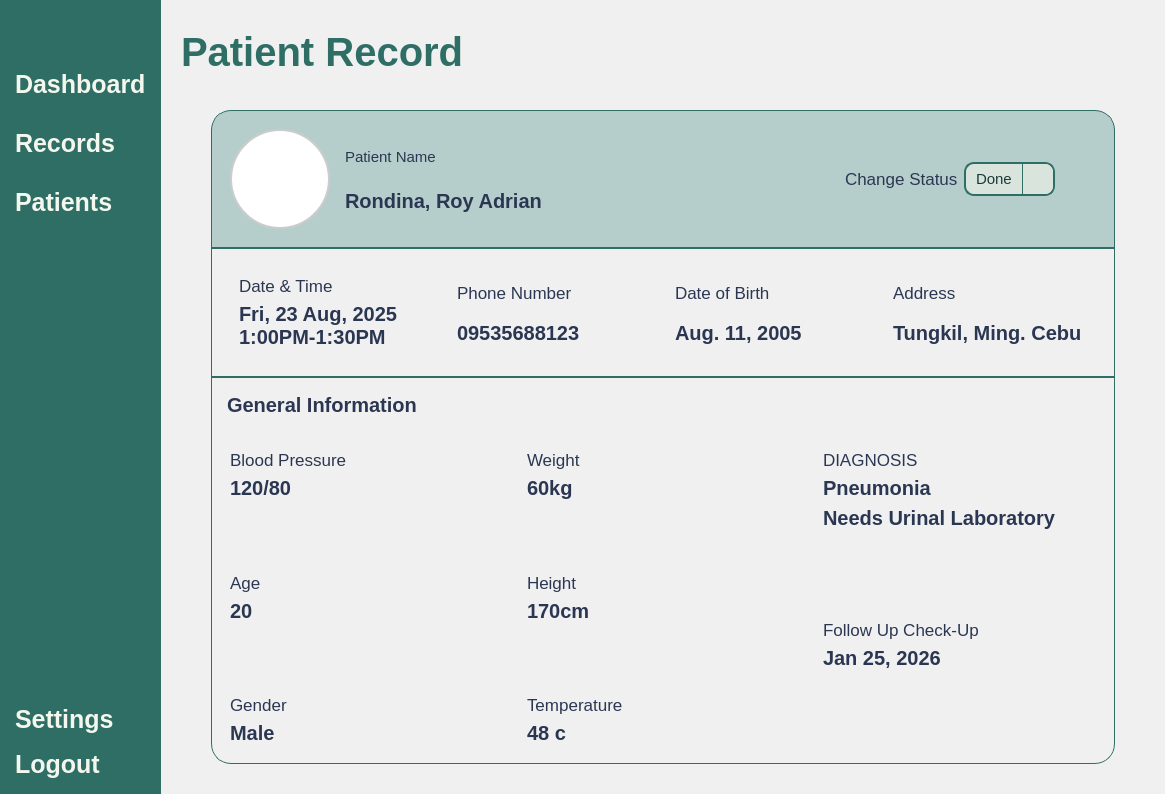
<?xml version="1.0" encoding="UTF-8"?>
<ui version="4.0">
 <class>MainWindow</class>
 <widget class="QMainWindow" name="MainWindow">
  <property name="geometry">
   <rect>
    <x>0</x>
    <y>0</y>
    <width>1165</width>
    <height>794</height>
   </rect>
  </property>
  <property name="windowTitle">
   <string>MainWindow</string>
  </property>
  <property name="styleSheet">
   <string notr="true">*{
	padding: 0px;
	margin: 0px;
	border: 0px;
}
QPushButton {
	font: 900 10pt &quot;Satoshi Black&quot;;
	background-color: transparent;
 	border-radius: 10px;
	font-weight: bold;
	font-size: 25px;
	color: #F4F7ED;
	text-align: left;
	padding: 5px 5px;
}
#NavBar {
    background-color: #2E6E65;
}
QLabel {
	font: 900 10pt &quot;Satoshi Black&quot;;
	font-size: 20px;
	font-weight: bold;
	color: #2E6E65;
	qproperty-alignment: 'AlignLeft';
    qproperty-wordWrap: true;
	background: transparent;
}
</string>
  </property>
  <widget class="QWidget" name="centralwidget">
   <layout class="QHBoxLayout" name="horizontalLayout">
    <property name="spacing">
     <number>0</number>
    </property>
    <property name="leftMargin">
     <number>0</number>
    </property>
    <property name="topMargin">
     <number>0</number>
    </property>
    <property name="rightMargin">
     <number>0</number>
    </property>
    <property name="bottomMargin">
     <number>0</number>
    </property>
    <item>
     <widget class="QWidget" name="NavBar" native="true">
      <property name="sizePolicy">
       <sizepolicy hsizetype="Preferred" vsizetype="Expanding">
        <horstretch>0</horstretch>
        <verstretch>0</verstretch>
       </sizepolicy>
      </property>
      <layout class="QVBoxLayout" name="verticalLayout_3">
       <property name="spacing">
        <number>6</number>
       </property>
       <property name="leftMargin">
        <number>10</number>
       </property>
       <property name="topMargin">
        <number>10</number>
       </property>
       <property name="rightMargin">
        <number>10</number>
       </property>
       <property name="bottomMargin">
        <number>10</number>
       </property>
       <item>
        <widget class="QPushButton" name="DashBoardButton_2">
         <property name="text">
          <string/>
         </property>
         <property name="icon">
          <iconset>
           <normaloff>:/icons/icons/align-justify.svg</normaloff>:/icons/icons/align-justify.svg</iconset>
         </property>
         <property name="iconSize">
          <size>
           <width>40</width>
           <height>40</height>
          </size>
         </property>
        </widget>
       </item>
       <item>
        <spacer name="verticalSpacer_3">
         <property name="orientation">
          <enum>Qt::Vertical</enum>
         </property>
         <property name="sizeType">
          <enum>QSizePolicy::Fixed</enum>
         </property>
         <property name="sizeHint" stdset="0">
          <size>
           <width>20</width>
           <height>10</height>
          </size>
         </property>
        </spacer>
       </item>
       <item>
        <layout class="QVBoxLayout" name="MainButtons_2">
         <property name="spacing">
          <number>20</number>
         </property>
         <property name="sizeConstraint">
          <enum>QLayout::SetNoConstraint</enum>
         </property>
         <item>
          <widget class="QPushButton" name="pushButton_6">
           <property name="text">
            <string>Dashboard</string>
           </property>
           <property name="icon">
            <iconset>
             <normaloff>:/icons/icons/layout-dashboard.svg</normaloff>:/icons/icons/layout-dashboard.svg</iconset>
           </property>
           <property name="iconSize">
            <size>
             <width>40</width>
             <height>40</height>
            </size>
           </property>
          </widget>
         </item>
         <item>
          <widget class="QPushButton" name="pushButton_7">
           <property name="text">
            <string>Records</string>
           </property>
           <property name="icon">
            <iconset>
             <normaloff>:/icons/icons/file-text.svg</normaloff>:/icons/icons/file-text.svg</iconset>
           </property>
           <property name="iconSize">
            <size>
             <width>40</width>
             <height>40</height>
            </size>
           </property>
          </widget>
         </item>
         <item>
          <widget class="QPushButton" name="pushButton_8">
           <property name="text">
            <string>Patients</string>
           </property>
           <property name="icon">
            <iconset>
             <normaloff>:/icons/icons/user-round-pen.svg</normaloff>:/icons/icons/user-round-pen.svg</iconset>
           </property>
           <property name="iconSize">
            <size>
             <width>40</width>
             <height>40</height>
            </size>
           </property>
          </widget>
         </item>
        </layout>
       </item>
       <item>
        <spacer name="verticalSpacer_4">
         <property name="orientation">
          <enum>Qt::Vertical</enum>
         </property>
         <property name="sizeType">
          <enum>QSizePolicy::Expanding</enum>
         </property>
         <property name="sizeHint" stdset="0">
          <size>
           <width>20</width>
           <height>40</height>
          </size>
         </property>
        </spacer>
       </item>
       <item>
        <layout class="QVBoxLayout" name="verticalLayout_4">
         <property name="sizeConstraint">
          <enum>QLayout::SetNoConstraint</enum>
         </property>
         <item>
          <widget class="QPushButton" name="pushButton_9">
           <property name="text">
            <string>Settings</string>
           </property>
           <property name="icon">
            <iconset>
             <normaloff>:/icons/icons/user-round-cog.svg</normaloff>:/icons/icons/user-round-cog.svg</iconset>
           </property>
           <property name="iconSize">
            <size>
             <width>40</width>
             <height>40</height>
            </size>
           </property>
          </widget>
         </item>
         <item>
          <widget class="QPushButton" name="pushButton_10">
           <property name="text">
            <string>Logout</string>
           </property>
           <property name="icon">
            <iconset>
             <normaloff>:/icons/icons/log-out.svg</normaloff>:/icons/icons/log-out.svg</iconset>
           </property>
           <property name="iconSize">
            <size>
             <width>40</width>
             <height>40</height>
            </size>
           </property>
          </widget>
         </item>
        </layout>
       </item>
      </layout>
     </widget>
    </item>
    <item>
     <widget class="QWidget" name="MainBodyContainer" native="true">
      <property name="sizePolicy">
       <sizepolicy hsizetype="Expanding" vsizetype="Preferred">
        <horstretch>0</horstretch>
        <verstretch>0</verstretch>
       </sizepolicy>
      </property>
      <property name="styleSheet">
       <string notr="true">#MainBodyContainer {
	background-color: #f0f0f0;
}

#Header {
	padding: 20px 20px;
}
QLabel {
    padding: 0px;
}
#UserType {
	font: 300 10pt &quot;Lexend Light&quot;;
	font-size: 15px;
	color: #2B3752;
}
#UserName {
	font: 600 10pt &quot;Lexend SemiBold&quot;;
	font-size: 20px;
	color: #2B3752;
}
#InterfaceTitle{
	font-size: 40px;
}
QGraphicsView {
    border: 2px solid #ccc;
    border-radius: 25px;
    background: white;
}

QComboBox {
    background-color: #2E6E65;
    font-size: 15px;
    color: #1b3b3a;
    border-radius: 10px;
    padding: 5px 10px;
    border: 1px solid #2E6E65;
}

QComboBox::drop-down {
    background: transparent;
    border: none;
    width: 20px;
}



</string>
      </property>
      <layout class="QVBoxLayout" name="verticalLayout_2">
       <property name="leftMargin">
        <number>0</number>
       </property>
       <property name="topMargin">
        <number>9</number>
       </property>
       <property name="rightMargin">
        <number>0</number>
       </property>
       <property name="bottomMargin">
        <number>0</number>
       </property>
       <item>
        <widget class="QFrame" name="Header">
         <property name="frameShape">
          <enum>QFrame::StyledPanel</enum>
         </property>
         <property name="frameShadow">
          <enum>QFrame::Raised</enum>
         </property>
         <layout class="QVBoxLayout" name="verticalLayout">
          <property name="leftMargin">
           <number>0</number>
          </property>
          <property name="topMargin">
           <number>0</number>
          </property>
          <property name="rightMargin">
           <number>0</number>
          </property>
          <property name="bottomMargin">
           <number>0</number>
          </property>
          <item>
           <widget class="QLabel" name="InterfaceTitle">
            <property name="text">
             <string>Patient Record</string>
            </property>
           </widget>
          </item>
         </layout>
        </widget>
       </item>
       <item>
        <widget class="QFrame" name="MainBody">
         <property name="sizePolicy">
          <sizepolicy hsizetype="Preferred" vsizetype="Expanding">
           <horstretch>0</horstretch>
           <verstretch>0</verstretch>
          </sizepolicy>
         </property>
         <property name="styleSheet">
          <string notr="true">#Info {
	background-color: #b5cecb;
	 border: 1px solid #2E6E65;
	/*border-radius: 20px;*/
}

#Label {
	font-size: 15px;
	font-weight: 300;
}

#Label, #PatName {
	color: #2b3752;
}

#Status {
	color: #2b3752;
	font-weight: 300;
	font-size: 17px;
	text-align: center;
}

#Info {
	border-top-left-radius: 20px;
	border-top-right-radius: 20px;
}

#PatRecord {
	 border: 1px solid #2E6E65;
}

#GenInfo {
	border: 1px solid #2E6E65;
	border-bottom-left-radius: 20px;
	border-bottom-right-radius: 20px;
}</string>
         </property>
         <property name="frameShape">
          <enum>QFrame::StyledPanel</enum>
         </property>
         <property name="frameShadow">
          <enum>QFrame::Raised</enum>
         </property>
         <layout class="QVBoxLayout" name="verticalLayout_5">
          <property name="spacing">
           <number>0</number>
          </property>
          <property name="leftMargin">
           <number>50</number>
          </property>
          <property name="rightMargin">
           <number>50</number>
          </property>
          <property name="bottomMargin">
           <number>30</number>
          </property>
          <item>
           <widget class="QFrame" name="Info">
            <property name="styleSheet">
             <string notr="true"/>
            </property>
            <property name="frameShape">
             <enum>QFrame::StyledPanel</enum>
            </property>
            <property name="frameShadow">
             <enum>QFrame::Raised</enum>
            </property>
            <layout class="QHBoxLayout" name="horizontalLayout_2">
             <property name="rightMargin">
              <number>50</number>
             </property>
             <item>
              <widget class="QFrame" name="frame_4">
               <property name="frameShape">
                <enum>QFrame::StyledPanel</enum>
               </property>
               <property name="frameShadow">
                <enum>QFrame::Raised</enum>
               </property>
               <layout class="QHBoxLayout" name="horizontalLayout_6">
                <item>
                 <widget class="QGraphicsView" name="ProfilePic">
                  <property name="sizePolicy">
                   <sizepolicy hsizetype="Maximum" vsizetype="Maximum">
                    <horstretch>0</horstretch>
                    <verstretch>0</verstretch>
                   </sizepolicy>
                  </property>
                  <property name="maximumSize">
                   <size>
                    <width>100</width>
                    <height>100</height>
                   </size>
                  </property>
                  <property name="styleSheet">
                   <string notr="true">#ProfilePic {
	border-radius: 50px;
}</string>
                  </property>
                 </widget>
                </item>
                <item>
                 <widget class="QFrame" name="PatInfo">
                  <property name="frameShape">
                   <enum>QFrame::StyledPanel</enum>
                  </property>
                  <property name="frameShadow">
                   <enum>QFrame::Raised</enum>
                  </property>
                  <layout class="QVBoxLayout" name="verticalLayout_6">
                   <item>
                    <widget class="QLabel" name="Label">
                     <property name="text">
                      <string>Patient Name</string>
                     </property>
                    </widget>
                   </item>
                   <item>
                    <widget class="QLabel" name="PatName">
                     <property name="text">
                      <string>Rondina, Roy Adrian</string>
                     </property>
                    </widget>
                   </item>
                  </layout>
                 </widget>
                </item>
               </layout>
              </widget>
             </item>
             <item alignment="Qt::AlignVCenter">
              <widget class="QFrame" name="PatStatus">
               <property name="sizePolicy">
                <sizepolicy hsizetype="Preferred" vsizetype="Preferred">
                 <horstretch>0</horstretch>
                 <verstretch>0</verstretch>
                </sizepolicy>
               </property>
               <property name="frameShape">
                <enum>QFrame::StyledPanel</enum>
               </property>
               <property name="frameShadow">
                <enum>QFrame::Raised</enum>
               </property>
               <layout class="QHBoxLayout" name="horizontalLayout_3">
                <item>
                 <spacer name="horizontalSpacer">
                  <property name="orientation">
                   <enum>Qt::Horizontal</enum>
                  </property>
                  <property name="sizeHint" stdset="0">
                   <size>
                    <width>40</width>
                    <height>20</height>
                   </size>
                  </property>
                 </spacer>
                </item>
                <item alignment="Qt::AlignHCenter|Qt::AlignVCenter">
                 <widget class="QLabel" name="Status">
                  <property name="sizePolicy">
                   <sizepolicy hsizetype="Minimum" vsizetype="Minimum">
                    <horstretch>0</horstretch>
                    <verstretch>0</verstretch>
                   </sizepolicy>
                  </property>
                  <property name="text">
                   <string>Change Status</string>
                  </property>
                  <property name="alignment">
                   <set>Qt::AlignLeading</set>
                  </property>
                 </widget>
                </item>
                <item>
                 <widget class="QComboBox" name="StatusBox">
                  <property name="styleSheet">
                   <string notr="true">QComboBox {
    background-color: #D9E4DC;
    border: 2px solid #2E6E65;
    border-radius: 10px;
    padding: 5px 10px;
	font: 300 12pt &quot;Lexend Light&quot;;
}
QComboBox::drop-down {
    subcontrol-origin: padding;
    subcontrol-position: top right;
    width: 30px;
    border-left: 1px solid #2E6E65;
    background-color: #D9E4DC;
    border-top-right-radius: 8px;
    border-bottom-right-radius: 8px;
}
QComboBox::down-arrow {
    image: url(:/icons/icons/chevron-down.svg);
    width: 20px;
    height: 20px;
}
QComboBox QAbstractItemView {
    background-color: #F4F7ED;
    selection-background-color: #CCE3D0;
    border: 1px solid #2E6E65;
    border-radius: 2px;
    outline: 0;
	font: 300 12pt &quot;Lexend Light&quot;;
}</string>
                  </property>
                  <item>
                   <property name="text">
                    <string>Done</string>
                   </property>
                  </item>
                 </widget>
                </item>
               </layout>
              </widget>
             </item>
            </layout>
           </widget>
          </item>
          <item>
           <widget class="QFrame" name="PatRecord">
            <property name="sizePolicy">
             <sizepolicy hsizetype="Preferred" vsizetype="Preferred">
              <horstretch>0</horstretch>
              <verstretch>0</verstretch>
             </sizepolicy>
            </property>
            <property name="styleSheet">
             <string notr="true">#DateLabel {
	color: #2b3752;
	font-weight: 300;
	font-size: 17px;
}

#DateInfo {
	color: #2b3752;;
}

#NumberLabel {
	color: #2b3752;
	font-weight: 300;
	font-size: 17px;
}

#NumberInfo {
	color: #2b3752;
}

#DOBLabel {
	color: #2b3752;
	font-weight: 300;
	font-size: 17px;
}
#DOBInfo {
	color: #2b3752;
}

#AddressLabel {
	color: #2b3752;
	font-weight: 300;
	font-size: 17px;
}

#AddressInfo {
	color: #2b3752;
}

</string>
            </property>
            <property name="frameShape">
             <enum>QFrame::StyledPanel</enum>
            </property>
            <property name="frameShadow">
             <enum>QFrame::Raised</enum>
            </property>
            <layout class="QVBoxLayout" name="verticalLayout_7">
             <item>
              <widget class="QFrame" name="PatDetails">
               <property name="sizePolicy">
                <sizepolicy hsizetype="Preferred" vsizetype="Preferred">
                 <horstretch>0</horstretch>
                 <verstretch>0</verstretch>
                </sizepolicy>
               </property>
               <property name="frameShape">
                <enum>QFrame::StyledPanel</enum>
               </property>
               <property name="frameShadow">
                <enum>QFrame::Raised</enum>
               </property>
               <layout class="QHBoxLayout" name="horizontalLayout_4">
                <item>
                 <widget class="QFrame" name="Date">
                  <property name="frameShape">
                   <enum>QFrame::StyledPanel</enum>
                  </property>
                  <property name="frameShadow">
                   <enum>QFrame::Raised</enum>
                  </property>
                  <layout class="QVBoxLayout" name="verticalLayout_8">
                   <item>
                    <widget class="QLabel" name="DateLabel">
                     <property name="text">
                      <string>Date &amp; Time</string>
                     </property>
                    </widget>
                   </item>
                   <item>
                    <widget class="QLabel" name="DateInfo">
                     <property name="text">
                      <string>Fri, 23 Aug, 2025
1:00PM-1:30PM</string>
                     </property>
                    </widget>
                   </item>
                  </layout>
                 </widget>
                </item>
                <item>
                 <widget class="QFrame" name="Number">
                  <property name="frameShape">
                   <enum>QFrame::StyledPanel</enum>
                  </property>
                  <property name="frameShadow">
                   <enum>QFrame::Raised</enum>
                  </property>
                  <layout class="QVBoxLayout" name="verticalLayout_9">
                   <item>
                    <widget class="QLabel" name="NumberLabel">
                     <property name="text">
                      <string>Phone Number</string>
                     </property>
                    </widget>
                   </item>
                   <item>
                    <widget class="QLabel" name="NumberInfo">
                     <property name="text">
                      <string>09535688123</string>
                     </property>
                    </widget>
                   </item>
                  </layout>
                 </widget>
                </item>
                <item>
                 <widget class="QFrame" name="DOB">
                  <property name="frameShape">
                   <enum>QFrame::StyledPanel</enum>
                  </property>
                  <property name="frameShadow">
                   <enum>QFrame::Raised</enum>
                  </property>
                  <layout class="QVBoxLayout" name="verticalLayout_10">
                   <item>
                    <widget class="QLabel" name="DOBLabel">
                     <property name="text">
                      <string>Date of Birth</string>
                     </property>
                    </widget>
                   </item>
                   <item>
                    <widget class="QLabel" name="DOBInfo">
                     <property name="text">
                      <string>Aug. 11, 2005</string>
                     </property>
                    </widget>
                   </item>
                  </layout>
                 </widget>
                </item>
                <item>
                 <widget class="QFrame" name="Address">
                  <property name="frameShape">
                   <enum>QFrame::StyledPanel</enum>
                  </property>
                  <property name="frameShadow">
                   <enum>QFrame::Raised</enum>
                  </property>
                  <layout class="QVBoxLayout" name="verticalLayout_11">
                   <item>
                    <widget class="QLabel" name="AddressLabel">
                     <property name="text">
                      <string>Address</string>
                     </property>
                    </widget>
                   </item>
                   <item>
                    <widget class="QLabel" name="AddressInfo">
                     <property name="text">
                      <string>Tungkil, Ming. Cebu</string>
                     </property>
                    </widget>
                   </item>
                  </layout>
                 </widget>
                </item>
               </layout>
              </widget>
             </item>
            </layout>
           </widget>
          </item>
          <item>
           <widget class="QFrame" name="GenInfo">
            <property name="sizePolicy">
             <sizepolicy hsizetype="Expanding" vsizetype="Expanding">
              <horstretch>0</horstretch>
              <verstretch>0</verstretch>
             </sizepolicy>
            </property>
            <property name="styleSheet">
             <string notr="true">#GenLabel {
	color: #2b3752;
}

#BPLabel, #AgeLabel, #GenderLabel,
#WeightLabel, #HeightLabel, #TempLabel,
#DiagnosisLabel,
#FollowupLabel {
	color: #2b3752;
	font-weight: 300;
	font-size: 17px;
}

#BPInfo, #AgeInfo, #GenderInfo,
#WeightInfo, #HeightInfo, #TempInfo,
#DiagnosisResultLabel, #DiagnosisResultLabel, #DiagnosisLab,
#FollowupDate {
	color: #2b3752;
}

#ProceedButton {
	background-color: #2e6e65;
	font-size: 20px;
}
</string>
            </property>
            <property name="frameShape">
             <enum>QFrame::StyledPanel</enum>
            </property>
            <property name="frameShadow">
             <enum>QFrame::Raised</enum>
            </property>
            <layout class="QVBoxLayout" name="verticalLayout_12">
             <property name="leftMargin">
              <number>0</number>
             </property>
             <property name="topMargin">
              <number>0</number>
             </property>
             <property name="rightMargin">
              <number>0</number>
             </property>
             <property name="bottomMargin">
              <number>0</number>
             </property>
             <item>
              <widget class="QFrame" name="Header_2">
               <property name="frameShape">
                <enum>QFrame::StyledPanel</enum>
               </property>
               <property name="frameShadow">
                <enum>QFrame::Raised</enum>
               </property>
               <layout class="QVBoxLayout" name="verticalLayout_13">
                <property name="leftMargin">
                 <number>15</number>
                </property>
                <property name="topMargin">
                 <number>15</number>
                </property>
                <item>
                 <widget class="QLabel" name="GenLabel">
                  <property name="text">
                   <string>General Information</string>
                  </property>
                 </widget>
                </item>
               </layout>
              </widget>
             </item>
             <item>
              <widget class="QFrame" name="GenDetails">
               <property name="sizePolicy">
                <sizepolicy hsizetype="Preferred" vsizetype="Expanding">
                 <horstretch>0</horstretch>
                 <verstretch>0</verstretch>
                </sizepolicy>
               </property>
               <property name="frameShape">
                <enum>QFrame::StyledPanel</enum>
               </property>
               <property name="frameShadow">
                <enum>QFrame::Raised</enum>
               </property>
               <layout class="QHBoxLayout" name="horizontalLayout_5">
                <item>
                 <widget class="QFrame" name="frame">
                  <property name="frameShape">
                   <enum>QFrame::StyledPanel</enum>
                  </property>
                  <property name="frameShadow">
                   <enum>QFrame::Raised</enum>
                  </property>
                  <layout class="QVBoxLayout" name="verticalLayout_14">
                   <item>
                    <widget class="QLabel" name="BPLabel">
                     <property name="text">
                      <string>Blood Pressure</string>
                     </property>
                    </widget>
                   </item>
                   <item>
                    <widget class="QLabel" name="BPInfo">
                     <property name="text">
                      <string>120/80</string>
                     </property>
                    </widget>
                   </item>
                   <item>
                    <spacer name="verticalSpacer">
                     <property name="orientation">
                      <enum>Qt::Vertical</enum>
                     </property>
                     <property name="sizeHint" stdset="0">
                      <size>
                       <width>20</width>
                       <height>40</height>
                      </size>
                     </property>
                    </spacer>
                   </item>
                   <item>
                    <widget class="QLabel" name="AgeLabel">
                     <property name="text">
                      <string>Age</string>
                     </property>
                    </widget>
                   </item>
                   <item>
                    <widget class="QLabel" name="AgeInfo">
                     <property name="text">
                      <string>20</string>
                     </property>
                    </widget>
                   </item>
                   <item>
                    <spacer name="verticalSpacer_2">
                     <property name="orientation">
                      <enum>Qt::Vertical</enum>
                     </property>
                     <property name="sizeHint" stdset="0">
                      <size>
                       <width>20</width>
                       <height>40</height>
                      </size>
                     </property>
                    </spacer>
                   </item>
                   <item>
                    <widget class="QLabel" name="GenderLabel">
                     <property name="text">
                      <string>Gender</string>
                     </property>
                    </widget>
                   </item>
                   <item>
                    <widget class="QLabel" name="GenderInfo">
                     <property name="text">
                      <string>Male</string>
                     </property>
                    </widget>
                   </item>
                  </layout>
                 </widget>
                </item>
                <item>
                 <widget class="QFrame" name="frame_2">
                  <property name="frameShape">
                   <enum>QFrame::StyledPanel</enum>
                  </property>
                  <property name="frameShadow">
                   <enum>QFrame::Raised</enum>
                  </property>
                  <layout class="QVBoxLayout" name="verticalLayout_15">
                   <item>
                    <widget class="QLabel" name="WeightLabel">
                     <property name="text">
                      <string>Weight</string>
                     </property>
                    </widget>
                   </item>
                   <item>
                    <widget class="QLabel" name="WeightInfo">
                     <property name="text">
                      <string>60kg</string>
                     </property>
                    </widget>
                   </item>
                   <item>
                    <spacer name="verticalSpacer_5">
                     <property name="orientation">
                      <enum>Qt::Vertical</enum>
                     </property>
                     <property name="sizeHint" stdset="0">
                      <size>
                       <width>20</width>
                       <height>40</height>
                      </size>
                     </property>
                    </spacer>
                   </item>
                   <item>
                    <widget class="QLabel" name="HeightLabel">
                     <property name="text">
                      <string>Height</string>
                     </property>
                    </widget>
                   </item>
                   <item>
                    <widget class="QLabel" name="HeightInfo">
                     <property name="text">
                      <string>170cm</string>
                     </property>
                    </widget>
                   </item>
                   <item>
                    <spacer name="verticalSpacer_6">
                     <property name="orientation">
                      <enum>Qt::Vertical</enum>
                     </property>
                     <property name="sizeHint" stdset="0">
                      <size>
                       <width>20</width>
                       <height>40</height>
                      </size>
                     </property>
                    </spacer>
                   </item>
                   <item>
                    <widget class="QLabel" name="TempLabel">
                     <property name="text">
                      <string>Temperature</string>
                     </property>
                    </widget>
                   </item>
                   <item>
                    <widget class="QLabel" name="TempInfo">
                     <property name="text">
                      <string>48 c</string>
                     </property>
                    </widget>
                   </item>
                  </layout>
                 </widget>
                </item>
                <item>
                 <widget class="QFrame" name="frame_3">
                  <property name="frameShape">
                   <enum>QFrame::StyledPanel</enum>
                  </property>
                  <property name="frameShadow">
                   <enum>QFrame::Raised</enum>
                  </property>
                  <layout class="QVBoxLayout" name="verticalLayout_16">
                   <property name="bottomMargin">
                    <number>0</number>
                   </property>
                   <item>
                    <widget class="QLabel" name="DiagnosisLabel">
                     <property name="text">
                      <string>DIAGNOSIS</string>
                     </property>
                    </widget>
                   </item>
                   <item>
                    <widget class="QLabel" name="DiagnosisResultLabel">
                     <property name="text">
                      <string>Pneumonia</string>
                     </property>
                    </widget>
                   </item>
                   <item>
                    <widget class="QLabel" name="DiagnosisLab">
                     <property name="text">
                      <string>Needs Urinal Laboratory</string>
                     </property>
                    </widget>
                   </item>
                   <item>
                    <spacer name="verticalSpacer_7">
                     <property name="orientation">
                      <enum>Qt::Vertical</enum>
                     </property>
                     <property name="sizeHint" stdset="0">
                      <size>
                       <width>20</width>
                       <height>40</height>
                      </size>
                     </property>
                    </spacer>
                   </item>
                   <item>
                    <widget class="QLabel" name="FollowupLabel">
                     <property name="text">
                      <string>Follow Up Check-Up</string>
                     </property>
                    </widget>
                   </item>
                   <item>
                    <widget class="QLabel" name="FollowupDate">
                     <property name="text">
                      <string>Jan 25, 2026</string>
                     </property>
                    </widget>
                   </item>
                   <item>
                    <spacer name="verticalSpacer_8">
                     <property name="orientation">
                      <enum>Qt::Vertical</enum>
                     </property>
                     <property name="sizeHint" stdset="0">
                      <size>
                       <width>20</width>
                       <height>40</height>
                      </size>
                     </property>
                    </spacer>
                   </item>
                  </layout>
                 </widget>
                </item>
               </layout>
              </widget>
             </item>
            </layout>
           </widget>
          </item>
         </layout>
        </widget>
       </item>
      </layout>
     </widget>
    </item>
   </layout>
  </widget>
 </widget>
 <resources>
  <include location="../Images/resources.qrc"/>
 </resources>
 <connections/>
</ui>
